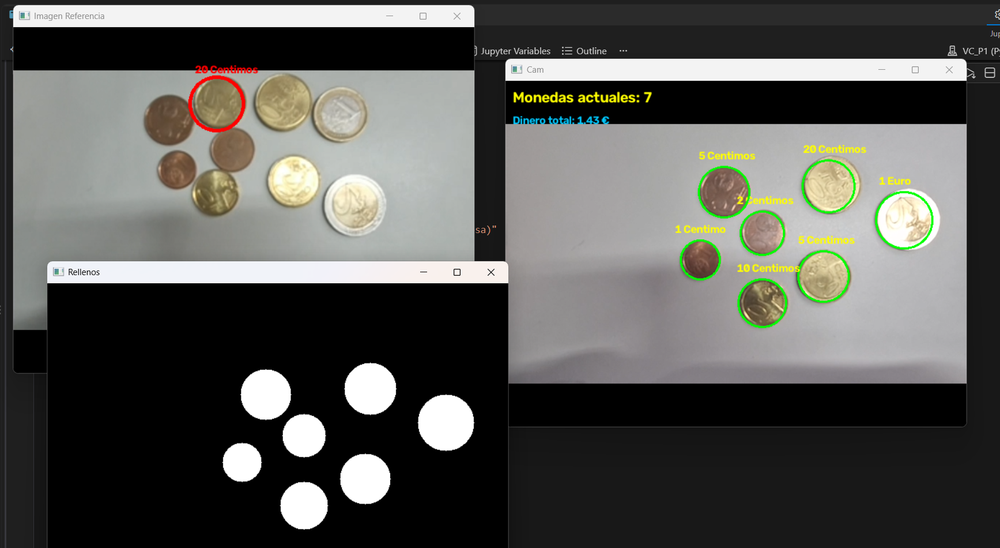
#> input picture Practica-3-VC/image-1.png, 1000 x 548 px, shrunk from 1735 x 950 before the run, given in place of the camera
$ jupyter execute --allow-errors VC_P3.ipynb   (text cells are left out)
#> lines starting #> are read from the running program, lines starting #| are printed output that depends on the picture; after the words box and inside, x2 and y2 are one past the last pixel; in counts of white or black regions, pixels touching at a corner belong together
[cell 1]
import cv2
import numpy as np
import matplotlib.pyplot as plt
import csv
import sys

[cell 2]
vid = cv2.VideoCapture(1)

ret = False
frame_inicial = None

while not ret:
    ret, frame_inicial = vid.read()
#> frame_inicial is the input picture: shape (548, 1000, 3); mean B, G, R 85.1, 88.8, 88.8
    cv2.waitKey(10)


img_ref = cv2.flip(frame_inicial, 1)
img_ref_original = img_ref.copy()

monedas_info = [
    {"nombre": "2 Euros",     "mm": 25.75, "valor": 2.00},
    {"nombre": "1 Euro",      "mm": 23.25, "valor": 1.00},
    {"nombre": "50 Centimos", "mm": 24.25, "valor": 0.50},
    {"nombre": "20 Centimos", "mm": 22.25, "valor": 0.20},
    {"nombre": "10 Centimos", "mm": 19.75, "valor": 0.10},
    {"nombre": "5 Centimos",  "mm": 21.25, "valor": 0.05},
    {"nombre": "2 Centimos",  "mm": 18.75, "valor": 0.02},
    {"nombre": "1 Centimo",   "mm": 16.25, "valor": 0.01}
]

radio_seleccionado = None
nombre_moneda_seleccionada = "Sin calibrar (Haz clic en una moneda de la mesa)"

# [42 lines left out: function seleccionar_moneda, not called in this run]

cv2.namedWindow('Imagen Referencia')
cv2.setMouseCallback('Imagen Referencia', seleccionar_moneda)

print("[INFO] Ventana abierta. Haz clic sobre una moneda en la foto de la mesa y mira la consola de Python.")


while(True):

    ret, frame = vid.read()

    if ret:

        frame = cv2.flip(frame, 1)
        gris = cv2.cvtColor(frame, cv2.COLOR_BGR2GRAY)
        pimg = cv2.GaussianBlur(gris, (7, 7), 1.5)
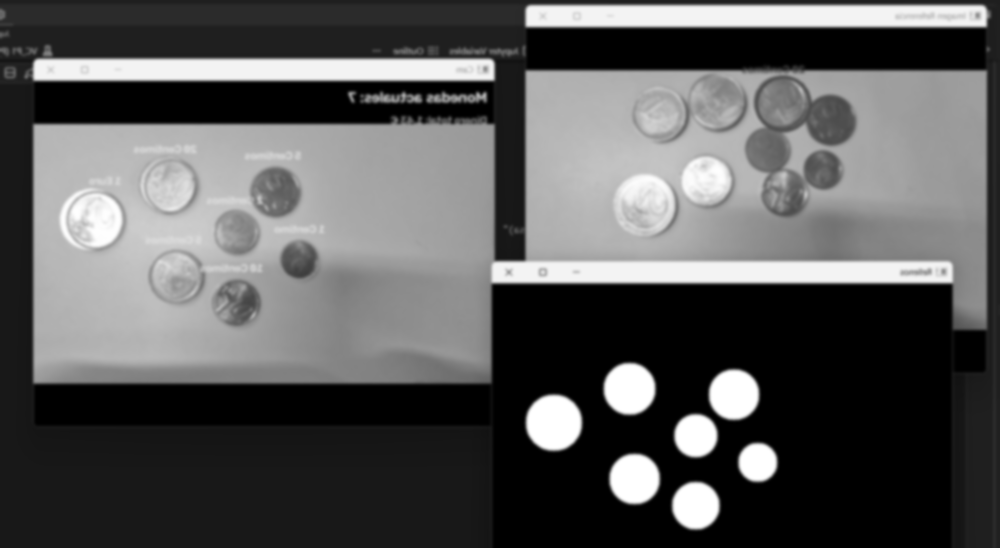
#> pimg: shape (548, 1000); min 0, max 255, mean 88.4

        circ = cv2.HoughCircles(
                pimg,  # imagen
                cv2.HOUGH_GRADIENT_ALT,  # tipo de detección
                dp=1,
                minDist=40, # distancia mínima entre círculos
                param1=250, # valor del gradiente
                param2=0.91, # umbral acumulador
                minRadius=18,  # radio mínimo
                maxRadius=65,  # radio máximo
            )
#> circ = 21 rows, first 8: [94, 220, 29.74], [171, 185, 26.74], [174, 277, 25.97], [781, 103, 26.01], [644, 205, 31.83], [662, 115, 26.43], [705, 179, 26.09], [553, 422, 28.14]


        img_cont = np.zeros(frame.shape, dtype=np.uint8)
        num_monedas = 0
        dinero_total = 0.0

        if circ is not None:

            monedas = np.uint16(np.around(circ[0]))
#> monedas = 21 rows, first 8: [94, 220, 30], [171, 185, 27], [174, 277, 26], [781, 103, 26], [644, 205, 32], [662, 115, 26], [705, 179, 26], [553, 422, 28]
            num_monedas = len(monedas)
#> num_monedas = 21

            for det in circ[0]:
                x_coor, y_coor, det_radio = det

                cv2.circle(frame, (int(x_coor), int(y_coor)),
                        int(det_radio), (0, 255, 0), 2)
                cv2.circle(img_cont, (int(x_coor), int(y_coor)),
                        int(det_radio), (255, 255, 255), -1)

                if radio_seleccionado is not None:

                    diametro_mm = (det_radio * 2) / radio_seleccionado

                    moneda_detectada = min(
                        monedas_info,
                        key=lambda m: abs((m["mm"]**2) - (diametro_mm**2))
                    )

                    dinero_total += moneda_detectada["valor"]
                    cv2.putText(frame, f"{moneda_detectada['nombre']}",
                                (int(x_coor) - 35, int(y_coor) - int(det_radio) - 10),
                                cv2.FONT_HERSHEY_SIMPLEX, 0.5, (0, 255, 255), 2)
#> this loop made 21 passes
#> (x_coor, y_coor, det_radio) on passes 1 to 12: (94, 220, 29.74), (171, 185, 26.74), (174, 277, 25.97), (781, 103, 26.01), (644, 205, 31.83), (662, 115, 26.43), (705, 179, 26.09), (553, 422, 28.14), (629, 388, 25.93), (634, 479, 25.24), (237, 302, 23.44), (734, 394, 25.25)
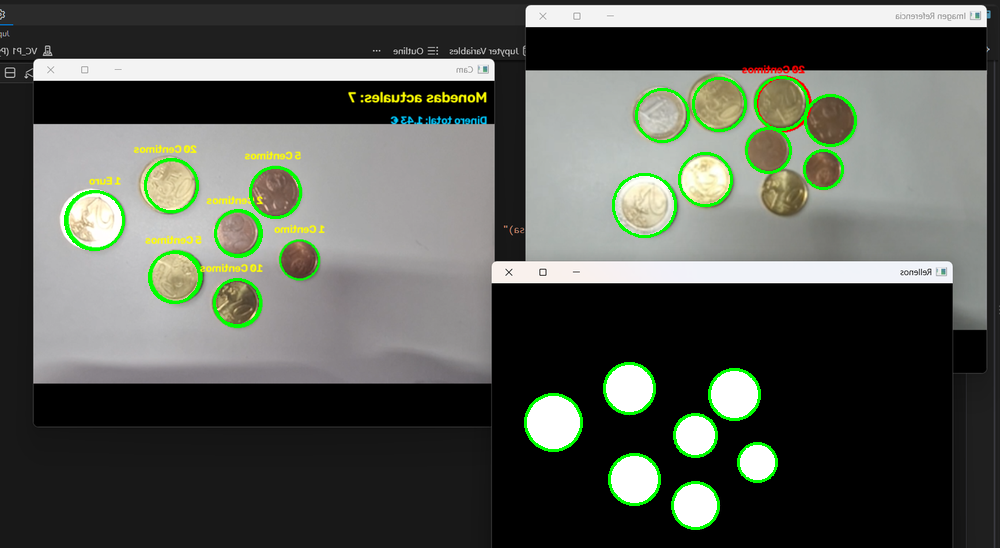
#> frame: shape (548, 1000, 3); mean B, G, R 83, 90.4, 86.3
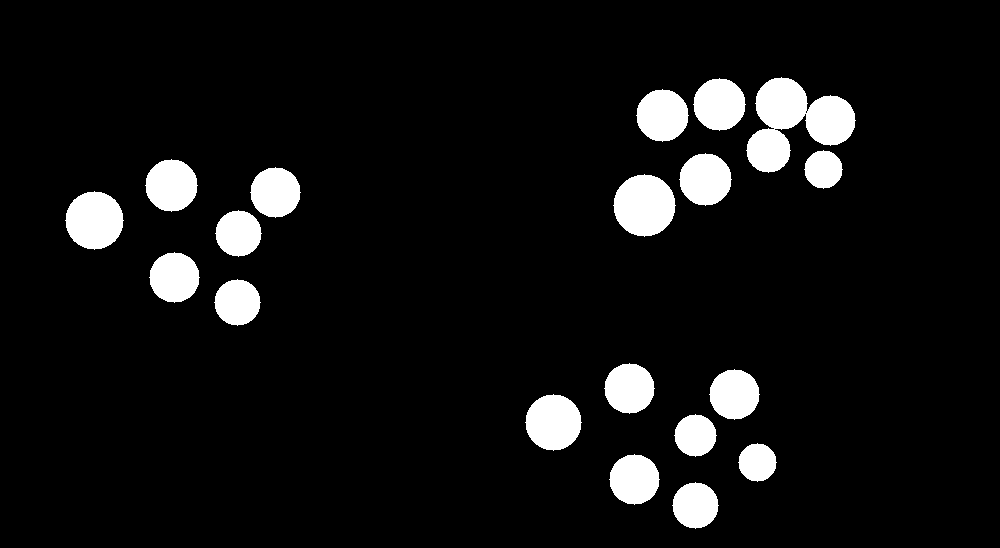
#> img_cont: shape (548, 1000, 3); 7.4% white; 19 white regions, largest, box (x1, y1, x2, y2) and area: (746, 77, 856, 173) 5599, (613, 174, 676, 237) 3001, (65, 191, 124, 250) 2629
#> after the loop, dinero_total = 0


        cv2.putText(frame, f"Monedas actuales: {num_monedas}", (10, 30),
            cv2.FONT_HERSHEY_SIMPLEX, 0.7, (0, 255, 255), 2)
        cv2.putText(frame, f"Dinero total: {dinero_total:.2f} €", (10, 60),
            cv2.FONT_HERSHEY_SIMPLEX, 0.5, (255, 200, 0), 2)


        cv2.imshow('Imagen Referencia', img_ref)
        cv2.imshow('Cam', frame)
        cv2.imshow('Rellenos', img_cont)

    if cv2.waitKey(20) == 27:
#> (key Esc is pressed here)
        break
vid.release()
# Destruye ventanas
cv2.destroyAllWindows()

[cell 3]
def extraer_patrones(ruta_imagen):
    # Leer imagen en escala de grises
#> called with ruta_imagen = 'PEL.png'
    img = cv2.imread(ruta_imagen, cv2.IMREAD_GRAYSCALE)
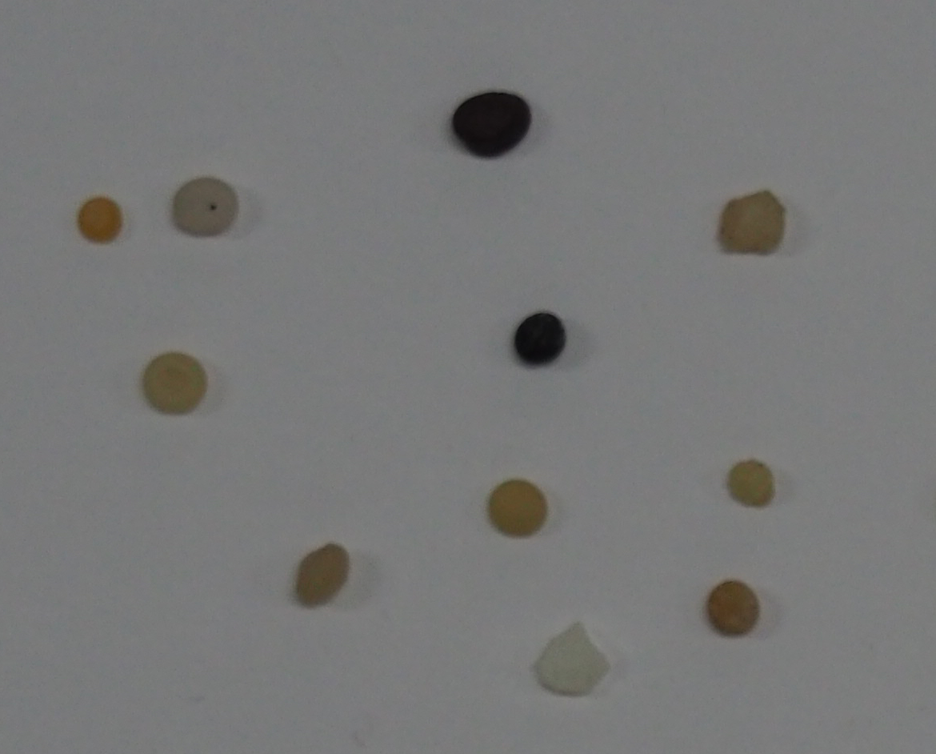
#> input picture Practica-3-VC/PEL.png, 936 x 754 px, shrunk from 1170 x 942 before the run
#> img: shape (754, 936); min 10, max 134, mean 119.2

    # Umbralizado de Otsu
    _, umbral = cv2.threshold(img, 0, 255, cv2.THRESH_BINARY_INV + cv2.THRESH_OTSU)
#> umbral: shape (754, 936); 4% white; 12 white regions

    # Buscar los contornos de cada partícula
    contornos, _ = cv2.findContours(umbral, cv2.RETR_EXTERNAL, cv2.CHAIN_APPROX_SIMPLE)
#> contornos = 12 contours; largest, box (x1, y1, x2, y2) and area: (446, 90, 533, 160) 4640, (717, 191, 785, 255) 3381, (142, 353, 206, 415) 3029, (172, 178, 237, 237) 3001, (487, 480, 547, 537) 2640

    compacidades = []
    relaciones_aspecto = []

    for c in contornos:
        area = cv2.contourArea(c)
        perimetro = cv2.arcLength(c, True)

        # Filtramos ruido
        if area > 50:
            # Compacidad (Perímetro al cuadrado / Área)
            compacidad = (perimetro ** 2) / area
            compacidades.append(compacidad)

            # Relación de aspecto (Ancho / Alto)
            x, y, w, h = cv2.boundingRect(c)

            eje_mayor = max(w, h)
            eje_menor = min(w, h)
            aspecto = eje_mayor / float(eje_menor)
            relaciones_aspecto.append(aspecto)
#> this loop made 12 passes
#> (area, perimetro, compacidad, x, y, w, h, eje_mayor) on passes 3 to 12: (2402.5, 189.6, 14.96, 704, 580, 56, 58, 58), (2518.5, 199.2, 15.76, 293, 544, 56, 64, 64), (2640.5, 195.9, 14.54, 487, 480, 60, 57, 60), (1629, 157.5, 15.24, 727, 460, 47, 47, 47), (3029, 218.3, 15.73, 142, 353, 64, 62, 64), (2581.5, 195.1, 14.74, 510, 311, 58, 58, 58), (1589, 151.9, 14.52, 77, 197, 45, 47, 47), (3381, 229.3, 15.56, 717, 191, 68, 64, 68), (3001, 214.2, 15.28, 172, 178, 65, 59, 65), (4639.5, 265, 15.14, 446, 90, 87, 70, 87)
#> (area, perimetro) on passes 1 to 2: (40, 42.97), (31.5, 30.73)
#> after the loop, compacidades = [14.96, 15.76, 14.54, 15.24, 15.73, 14.74, 14.52, 15.56, 15.28, 15.14]; relaciones_aspecto = [1.04, 1.14, 1.05, 1, 1.03, 1, 1.04, 1.06, 1.1, 1.24]

    return np.mean(compacidades), np.mean(relaciones_aspecto)

# 3 imágenes de entrenamiento
comp_pel, asp_pel = extraer_patrones('PEL.png')
#> comp_pel = 15.15; asp_pel = 1.07
print(f"PEL -> Compacidad: {comp_pel:.2f} | Aspecto: {asp_pel:.2f}")
#| PEL -> Compacidad: 15.15 | Aspecto: 1.07

comp_fra, asp_fra = extraer_patrones('FRA.png')
#> call 2 of extraer_patrones, with ruta_imagen = 'FRA.png'
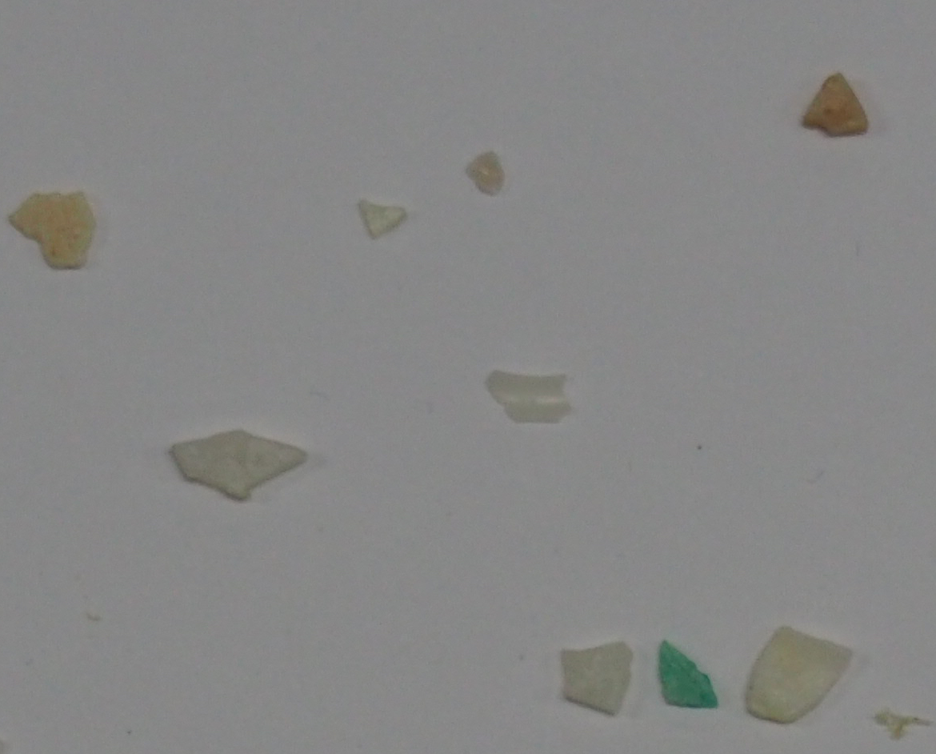
#> input picture Practica-3-VC/FRA.png, 936 x 754 px, shrunk from 1170 x 942 before the run
#> in extraer_patrones (call 2), `_, umbral = cv2.threshold(img, 0, 255, cv2.THRESH_BINARY_INV + cv2.THR..`: umbral: shape (754, 936); 4.3% white; 47 white regions (34 under 20 px)
#> in extraer_patrones (call 2), `contornos, _ = cv2.findContours(umbral, cv2.RETR_EXTERNAL, cv2.CHAIN_A..`: contornos = 47 contours, 34 with area under 20; largest, box (x1, y1, x2, y2) and area: (164, 430, 308, 503) 6026, (6, 192, 97, 271) 4684, (743, 627, 852, 725) 4288, (560, 642, 633, 717) 3930, (798, 72, 871, 139) 3034
#> the loop in extraer_patrones (call 2), `for c in contornos:` made 47 passes
#> (area, perimetro, compacidad, x, y, w, h, eje_mayor) on passes 4, 30, 32, 33, 36, 38, 39, 43, 44, 45, 47: (566, 155.1, 42.48, 874, 712, 56, 28, 56), (3930, 272.3, 18.87, 560, 642, 73, 75, 75), (2772.5, 225.6, 18.35, 656, 640, 63, 69, 69), (4287.5, 864.6, 174.3, 743, 627, 109, 98, 109), (6026.5, 371.6, 22.91, 164, 430, 144, 73, 144), (806.5, 200.4, 49.8, 505, 401, 66, 22, 66), (1142, 256.6, 57.65, 485, 370, 80, 33, 80), (517.5, 280.5, 152, 357, 200, 51, 40, 51), (4684, 299.9, 19.2, 6, 192, 91, 79, 91), (1095, 136.4, 16.98, 465, 151, 39, 45, 45), (3033.5, 235.4, 18.26, 798, 72, 73, 67, 73)
#> (area, perimetro) on passes 21, 34: (39.5, 36.38), (23.5, 26.73)
#> after the loop in extraer_patrones (call 2), `for c in contornos:`: compacidades = [42.48, 18.87, 18.35, 174.3, 22.91, 49.8, 57.65, 152, 19.2, 16.98, 18.26]; relaciones_aspecto = [2, 1.03, 1.1, 1.11, 1.97, 3, 2.42, 1.27, 1.15, 1.15, 1.09]
#> comp_fra = 53.72; asp_fra = 1.57
print(f"FRA -> Compacidad: {comp_fra:.2f} | Aspecto: {asp_fra:.2f}")
#| FRA -> Compacidad: 53.72 | Aspecto: 1.57

comp_tar, asp_tar = extraer_patrones('TAR.png')
#> call 3 of extraer_patrones, with ruta_imagen = 'TAR.png'
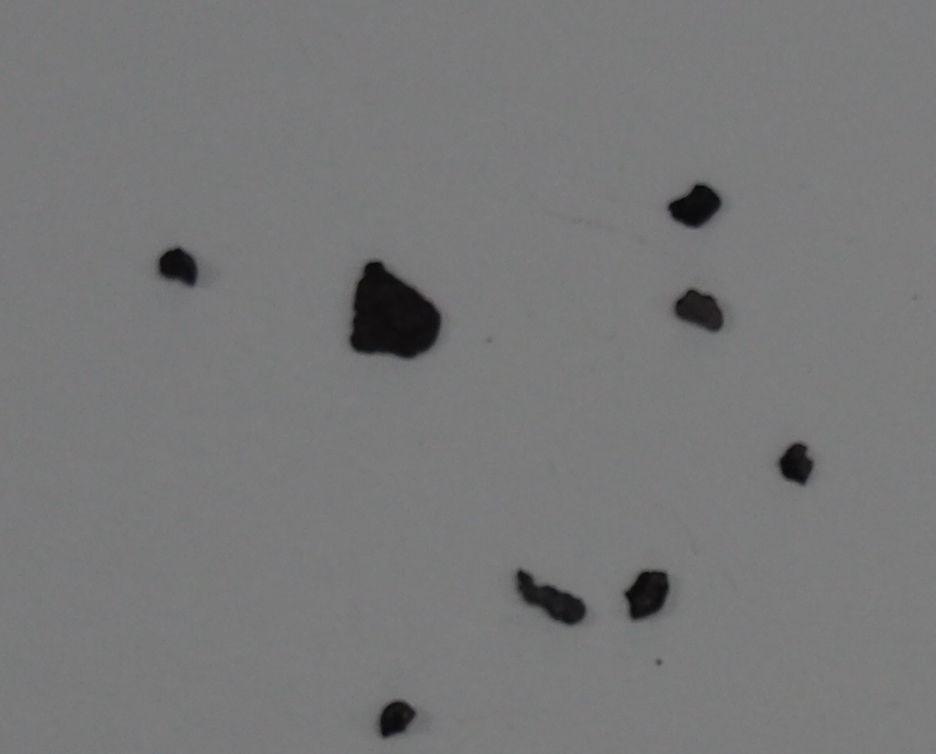
#> input picture Practica-3-VC/TAR.png, 936 x 754 px, shrunk from 1170 x 942 before the run
#> in extraer_patrones (call 3), `_, umbral = cv2.threshold(img, 0, 255, cv2.THRESH_BINARY_INV + cv2.THR..`:
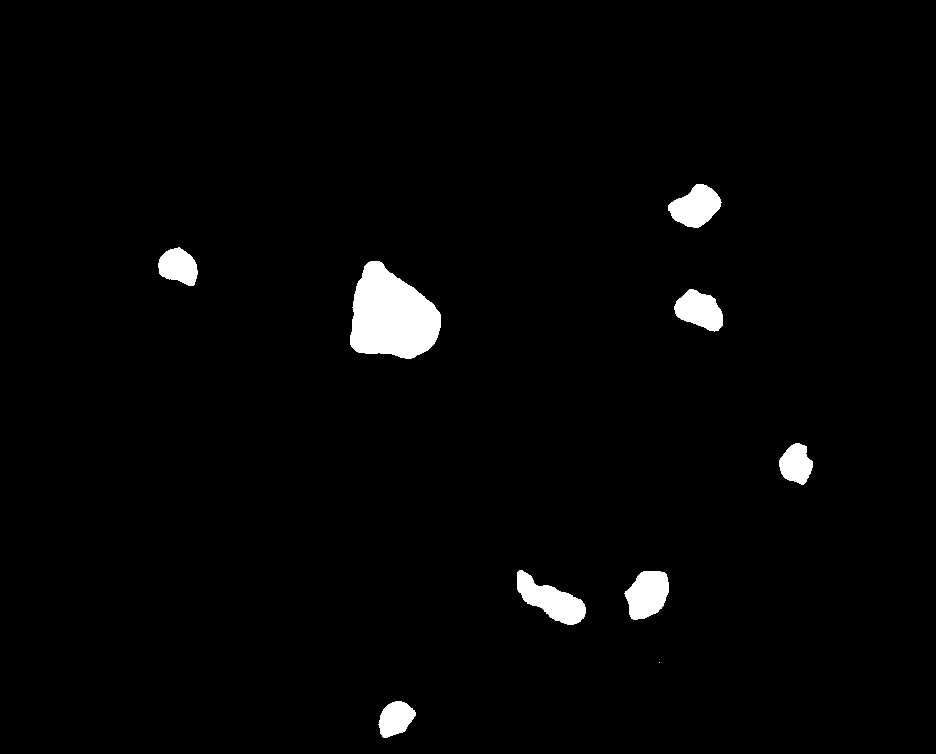
#> umbral: shape (754, 936); 2.2% white; 9 white regions (1 under 20 px)
#> in extraer_patrones (call 3), `contornos, _ = cv2.findContours(umbral, cv2.RETR_EXTERNAL, cv2.CHAIN_A..`: contornos = 9 contours, 1 with area under 20; largest, box (x1, y1, x2, y2) and area: (350, 261, 441, 359) 6166, (517, 570, 586, 625) 1762, (624, 571, 669, 620) 1534, (668, 184, 722, 228) 1458, (674, 289, 723, 332) 1325, (158, 247, 198, 286) 1042, (779, 443, 813, 485) 946, (378, 701, 416, 738) 908
#> the loop in extraer_patrones (call 3), `for c in contornos:` made 9 passes
#> (area, perimetro, compacidad, x, y, w, h, eje_mayor) on passes 1, 3, 4, 5, 6, 7, 8, 9: (908, 120.2, 15.92, 378, 701, 38, 37, 38), (1533.5, 156.5, 15.96, 624, 571, 45, 49, 49), (1762, 207.3, 24.4, 517, 570, 69, 55, 69), (946.5, 123.6, 16.15, 779, 443, 34, 42, 42), (1325, 148.4, 16.61, 674, 289, 49, 43, 49), (6166, 317.9, 16.39, 350, 261, 91, 98, 98), (1042, 129.1, 15.98, 158, 247, 40, 39, 40), (1458, 153.3, 16.13, 668, 184, 54, 44, 54)
#> after the loop in extraer_patrones (call 3), `for c in contornos:`: compacidades = [15.92, 15.96, 24.4, 16.15, 16.61, 16.39, 15.98, 16.13]; relaciones_aspecto = [1.03, 1.09, 1.25, 1.24, 1.14, 1.08, 1.03, 1.23]
#> comp_tar = 17.19; asp_tar = 1.13
print(f"TAR -> Compacidad: {comp_tar:.2f} | Aspecto: {asp_tar:.2f}")
#| TAR -> Compacidad: 17.19 | Aspecto: 1.13
#> (reads Practica-3-VC/MPs_test_bbs.csv from the repository)
